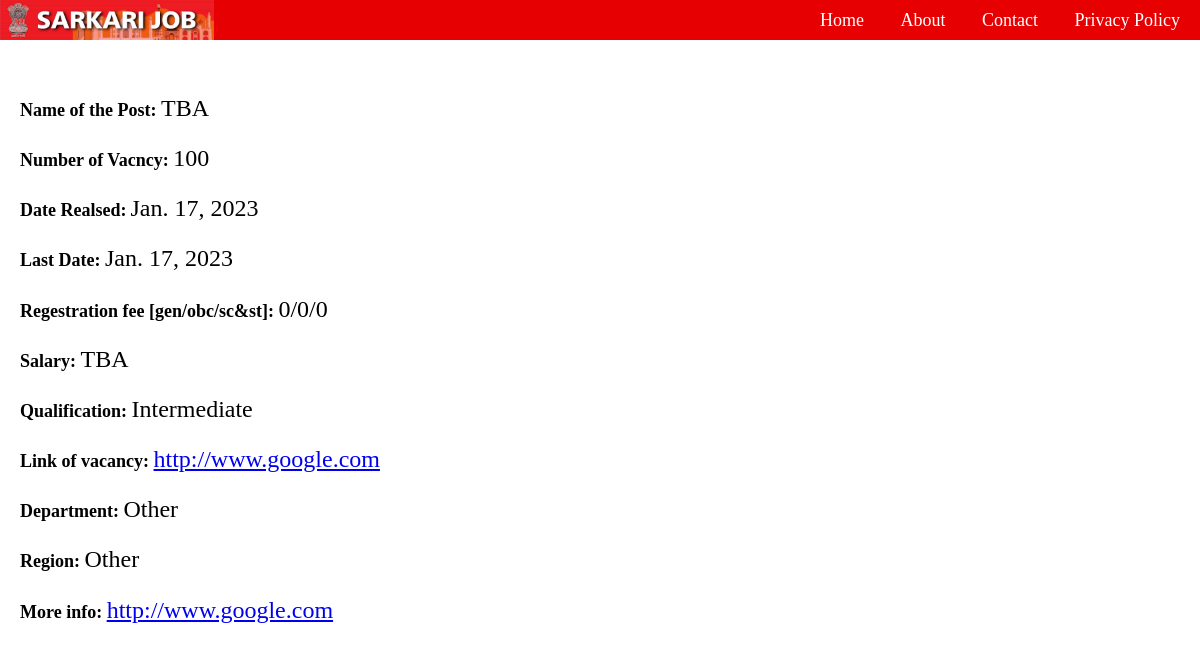
The app's page /post/TBA with its own data.
### sarkarijob/models.py (models this page shows, shortened)
class alert(models.Model):
    Alert_id = models.AutoField(primary_key=True)
    Title = models.CharField(max_length=50, default='TBA')
    Posts = models.IntegerField(default=100)
    Type = models.CharField(max_length = 40, default = 'vacancy')
    Department = models.CharField(max_length = 50, default = 'Other')
    State = models.CharField(max_length= 25, default = 'Other')
    Group = models.CharField(max_length=1, default='O')
    date_of_issue = models.DateField(default='datetime.auto_now', blank=False)
    last_date = models.DateField(default='TBA', blank=False)
    url = models.URLField(max_length=200, default="www.google.com")
    rf_gen = models.IntegerField(default=0)
    rf_obc = models.IntegerField(default=0)
    rf_scnst = models.IntegerField(default=0)
    important = models.BooleanField(default=1)
    salary = models.CharField(max_length=7 ,default='TBA')
    qualification = models.CharField(max_length=40, default="Intermediate")
    imgcode = models.CharField(max_length=8, default='none')

### sarkarijob/views.py (the view)
# urls.py: path('post/<str:slug>', views.job, name="job"),
def job (request, slug):
    allLink = alert.objects.filter(Title=slug)
    para = {'Link': allLink[0]}
    return render(request, 'jobbase.html', para)

### templates/jobbase.html (shortened to what this page needs)
{% extends 'index.html' %}
{% load static%}
    {% block style%}
    <link rel="stylesheet" href="{% static 'style.css' %}">
    <link rel="stylesheet" href="{% static 'responsive.css' %}">
    {% endblock %}
    {% block body%}
<div id="jbbody" onclick="navoff()">
        <div class="jbdiv">
        </div>
        <div class="jbdiv">
            <span class="jbdark">Name of the Post: </span>
            <span class="jbtext">{{Link.Title}}</span>
        </div>
        <div class="jbdiv">
            <span class="jbdark">Number of Vacncy: </span>
            <span class="jbtext">{{Link.Posts}}</span>
        </div>
        <div class="jbdiv">
            <span class="jbdark">Date Realsed:</span>
            <span class="jbtext">
                {{Link.date_of_issue}}
            </span>
        </div>
        {% if Link.Type == 'vacancy' %}
        <div class="jbdiv">
            <span class="jbdark">
                Last Date:
            </span>
            <span class="jbtext">
                {{Link.last_date}}
            </span>
        </div>
        <div class="jbdiv">
            <span class="jbdark">
                Regestration fee [gen/obc/sc&st]:
            </span>
            <span class="jbtext">
                {{Link.rf_gen}}/{{Link.rf_obc}}/{{Link.rf_scnst}}
            </span>
        </div>
        {% endif %}
        <div class="jbdiv">
            <span class="jbdark">
                Salary:
            </span class="jbtext">
            <span class="jbtext">
                {{Link.salary}}</a>
            </span>
        </div>
        <div class="jbdiv">
            <span class="jbdark">
                Qualification:
            </span class="jbtext">
            <span class="jbtext">
                {{Link.qualification}}</a>
            </span>
        </div>
        <div class="jbdiv">
            <span class="jbdark">
                Link of {{ Link.Type }}:
            </span>
            <span class="jbtext">
                <a href="{{Link.url}}">{{Link.url}}</a>
            </span>
        </div>
        <div class="jbdiv">
            <span class="jbdark">
                Department:
            </span >
            <span class="jbtext">
                {{Link.Department}}
            </span>
        </div>
        <div class="jbdiv">
            <span class="jbdark">
                Region:
            </span >
            <span class="jbtext">
                {{Link.State}}
            </span>
        </div>
        <div class="jbdiv">
            <span class="jbdark">
                More info:
            </span >
            <span class="jbtext">
                <a href="{{Link.url}}">{{Link.url}}</a>
            </span>
        </div>
</div>
    {% endblock %}

### static/style.css (style rules this page uses)
* { margin: 0; padding: 0; }
.jbdiv { padding: 1% 0%; }
.jbdark { font-weight: 800; font-size: 18px; }
.jbtext { font-size: 24px; }
#jbbody { padding: 20px; }

### records on screen
alert: Title "TBA", Posts "100", date_of_issue "Jan. 17, 2023", last_date "Jan. 17, 2023", rf_gen "0", rf_obc "0", rf_scnst "0", salary "TBA", qualification "Intermediate", Type "vacancy", url "http://www.google.com", Department "Other", State "Other"
